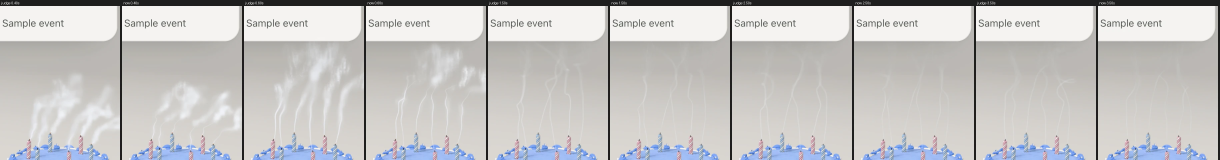
#> input picture evidence/v1.6/flames-polish4/2-3-smoke-laptop-1to1-0.4-0.6-1.5-2.5-3.5s-judge-vs-now.webp, 3660 x 478 px, given in place of f0000.png, which was not available (shown at 1/3 size)
$ python mkev.py
#> lines starting #> are read from the running program, lines starting #| are printed output that depends on the picture; pictures that were not available may be replaced by others from this repository, and a replacement may not be noted
import numpy as np
from PIL import Image, ImageDraw
E='/Users/suryanewa/Developer/projects/livetime-invitations/.claude/worktrees/v16-flames5/evidence/v1.6/flames-polish4'
J='/private/tmp/claude-502/-Users-suryanewa-Documents-Creative-Design-Livetime-Models/0a10c895-e721-47a1-9000-06cba54d16c5/scratchpad/judge-flames4/out'
def grid(cells, cols, W, H, path, scale=1, label_h=18):
#> called with cols = 6, W = 320, H = 240, scale = 1, label_h = 18
    rows=(len(cells)+cols-1)//cols
    S=Image.new('RGB',(cols*(W*scale+6),rows*(H*scale+label_h)),(30,30,30)); D=ImageDraw.Draw(S)
#> after `S = Image.new('RGB', (cols * (W * scale + 6), rows * (H * scale + labe`: S: PIL image 1956x1290 RGB; every value is 30
    for j,(img,box,lab) in enumerate(cells):
        im=Image.open(img).convert('RGB').crop(box)
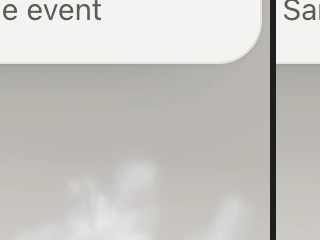
#> im: PIL image 320x240 RGB; mean R, G, B 199.9, 197.6, 194.2
        if scale!=1: im=im.resize((W*scale,H*scale),Image.LANCZOS)
        x=(j%cols)*(W*scale+6); y=(j//cols)*(H*scale+label_h); S.paste(im,(x,y+label_h)); D.text((x+4,y+3),lab,fill=(240,240,240))
#> after `S.paste(im, (x, y + label_h))`:
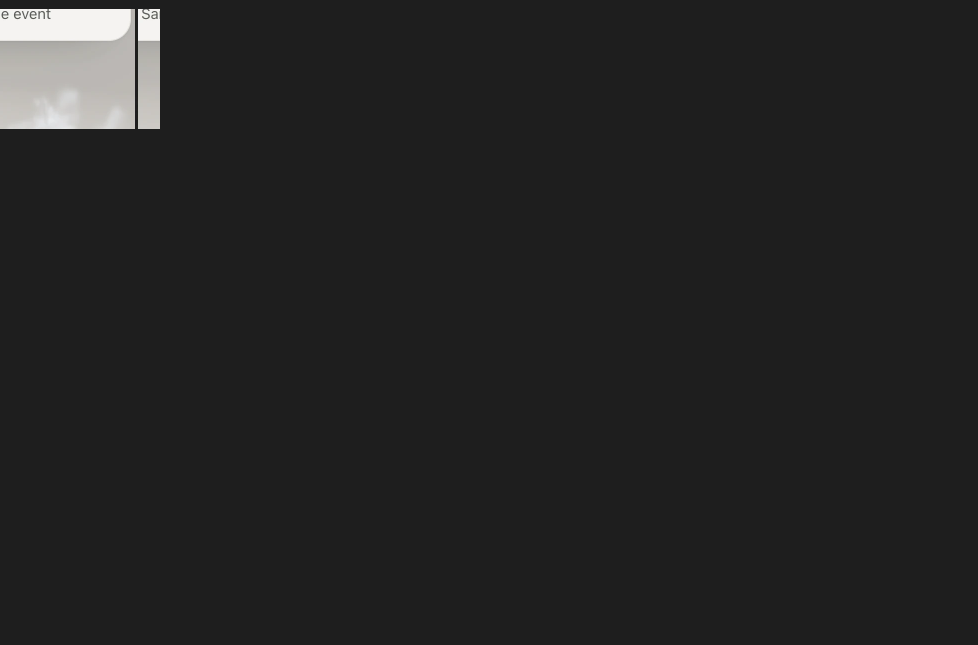
#> S: PIL image 1956x1290 RGB (shown at 1/2 size); mean R, G, B 35.2, 35.1, 35
#> pass 2 of the loop in grid, `for j,(img,box,lab) in enumerate(cells):`:
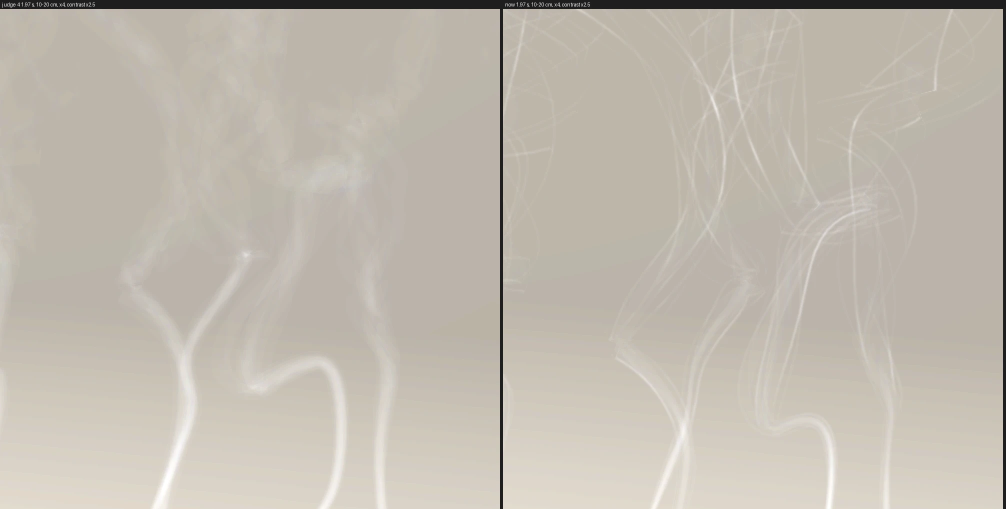
#> input picture evidence/v1.6/flames-polish4/2-smoke-1.97s-10-20cm-x4-contrast-judge-vs-now.webp, 2012 x 1018 px, given in place of f0001.png, which was not available (shown at 1/2 size)
#> in grid, `im=Image.open(img).convert('RGB').crop(box)`:
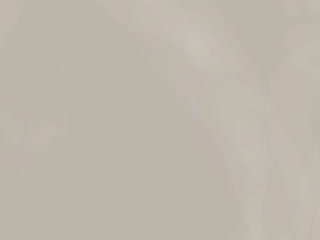
#> im: PIL image 320x240 RGB; mean R, G, B 189.8, 182.9, 171.9
#> in grid, `S.paste(im, (x, y + label_h))`:
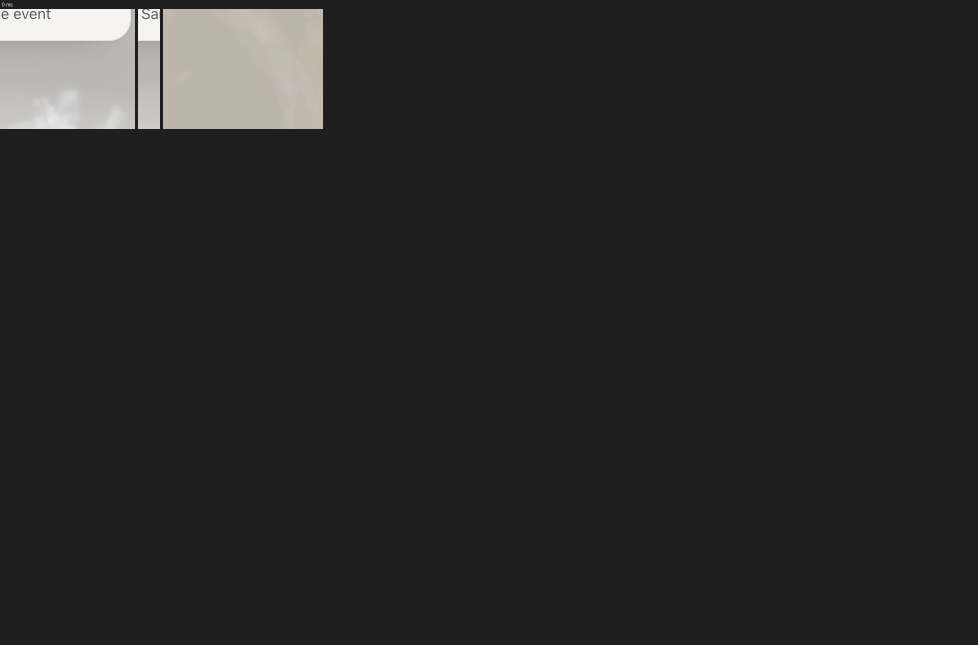
#> S: PIL image 1956x1290 RGB (shown at 1/2 size); mean R, G, B 40, 39.8, 39.3
    S.save(path,'WEBP',quality=90); print(path, S.size)
B='out/final-blow'
# 1. blow close-up 10x, 0-400 ms every 16 ms (the back wick)
#> (the run stopped early here; a loop or call above may not have finished)
